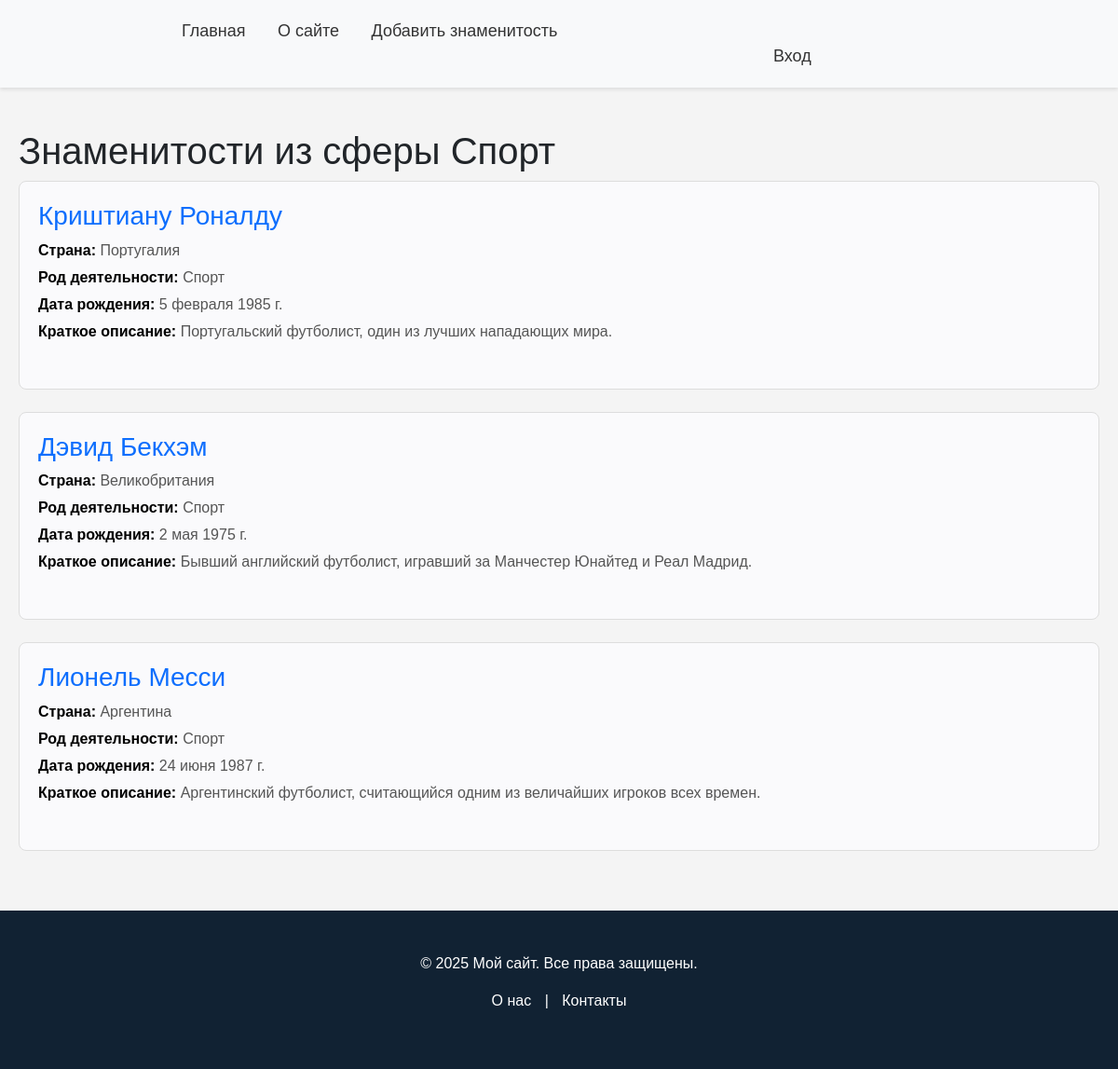
Screenshot of /category/sport/ with the database file from the repository.
### stars/models.py (models this page shows, shortened)
class Stars(models.Model):
    class Status(models.IntegerChoices):
        DRAFT = 0
        PUBLISHED = 1
    name = models.CharField(max_length=30, verbose_name='Имя')
    slug = models.SlugField(max_length=50, db_index=True, unique=True)
    country = models.CharField(max_length=20, verbose_name='Страна')
    birth_date = models.DateField(blank=True, verbose_name='Дата рождения')
    content = models.TextField(blank=True, verbose_name='Краткая биография')
    full_content = models.TextField(blank=True, verbose_name='Биография')
    photo = models.ImageField(upload_to="photos/%Y/%m/%d/", default=None, blank=True,
                              null=True, verbose_name="Фото")
    time_create = models.DateTimeField(auto_now_add=True, verbose_name='Время создания')
    time_update = models.DateTimeField(auto_now=True, verbose_name='Время изменения')
    is_published = models.BooleanField(choices=tuple(map(lambda x: (bool(x[0]), x[1]), Status.choices)),
                                       default=Status.DRAFT, verbose_name='Статус')
    cat = models.ForeignKey('Category', on_delete=models.PROTECT, verbose_name='Категория')
    objects = models.Manager()
    published = PublishedModel()
    class Meta:
        ordering = ['-time_create']
        indexes = [
            models.Index(fields=['-time_create']),
        ]
        verbose_name = 'Знаменитости'
        verbose_name_plural = 'Знаменитости'

class Category(models.Model):
    name = models.CharField(max_length=255, db_index=True, verbose_name='Категория')
    slug = models.SlugField(max_length=255, unique=True, db_index=True)
    def __str__(self):
        return self.name
    class Meta:
        verbose_name = 'Категории'
        verbose_name_plural = 'Категории'

### stars/views.py (the view)
# urls.py: path('category/<slug:cat_slug>/', views.StarsCategory.as_view(), name='category'),
class StarsCategory(ListView):
    template_name = 'stars/category.html'
    context_object_name = 'person'
    allow_empty = False
    def get_context_data(self, *, object_list=None, **kwargs):
        context = super().get_context_data(**kwargs)
        category = context['person'][0].cat
        context['title'] = f'Знаменитости из сферы {category.name}'
        return context
    def get_queryset(self):
        return Stars.published.filter(cat__slug=self.kwargs['cat_slug']).select_related('cat')

### stars/models.py (called while the page is built)
    def get_queryset(self):
        return super().get_queryset().filter(is_published=Stars.Status.PUBLISHED)

### stars/templates/stars/category.html
{% extends 'base.html' %}
{% block content %}
<h1>{{title}}</h1>
{% for celebrity in person %}
                <div class="card mb-4">
                    <div class="mb-4">
                        <h3><a href="{% url 'person' celebrity.slug %}" class="text-decoration-none">{{ celebrity.name }}</a></h3>
                        <p><strong>Страна:</strong> {{ celebrity.country }}</p>
                        <p><strong>Род деятельности:</strong> {{ celebrity.cat }}</p>
                        <p><strong>Дата рождения:</strong> {{ celebrity.birth_date }}</p>
                        <p><strong>Краткое описание:</strong> {{ celebrity.content }}</p>
                    </div>
                </div>
            {% endfor %}
{% endblock %}

### templates/base.html (style rules this page uses)
body { font-family: Arial, sans-serif; background-color: #f4f4f4; margin: 0; padding: 0; display: flex; flex-direction: column; min-height: 100vh; }
.card { border: 1px solid #ddd; border-radius: 8px; padding: 20px; margin-bottom: 20px; background-color: #fafafc; }
.card p { margin: 5px 0; color: #555; }
.card p strong { color: #000; }
.text-decoration-none { text-decoration: none; }

### rows the page displays
Stars: name "Криштиану Роналду", country "Португалия", cat "Спорт", birth_date "5 февраля 1985 г.", content "Португальский футболист, один из лучших нападающих мира."
Stars: name "Дэвид Бекхэм", country "Великобритания", cat "Спорт", birth_date "2 мая 1975 г.", content "Бывший английский футболист, игравший за Манчестер Юнайтед и Реал Мадрид."
Stars: name "Лионель Месси", country "Аргентина", cat "Спорт", birth_date "24 июня 1987 г.", content "Аргентинский футболист, считающийся одним из величайших игроков всех времен."

### other values shown
{{ title }} "Знаменитости из сферы Спорт"
